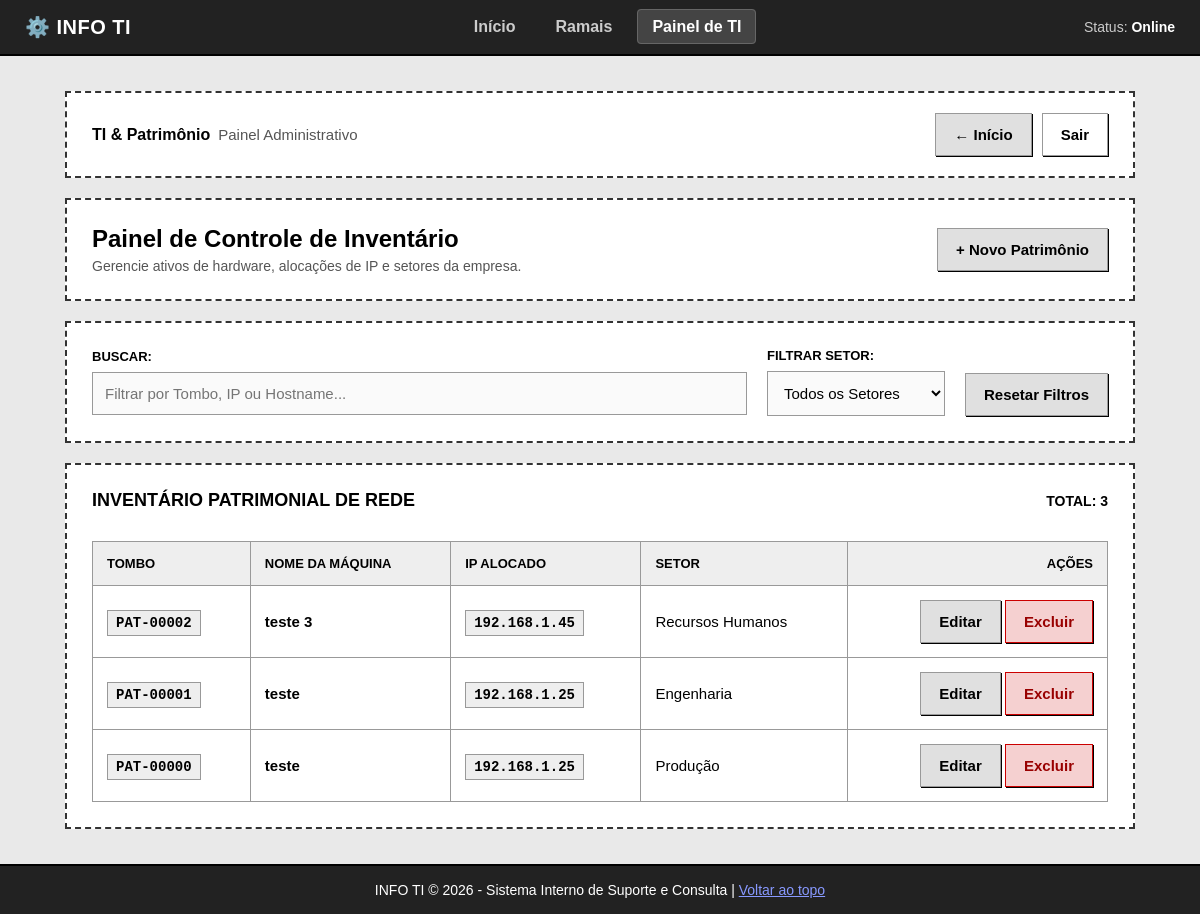
/painel/ (signed in), run on an earlier commit of the app's database.
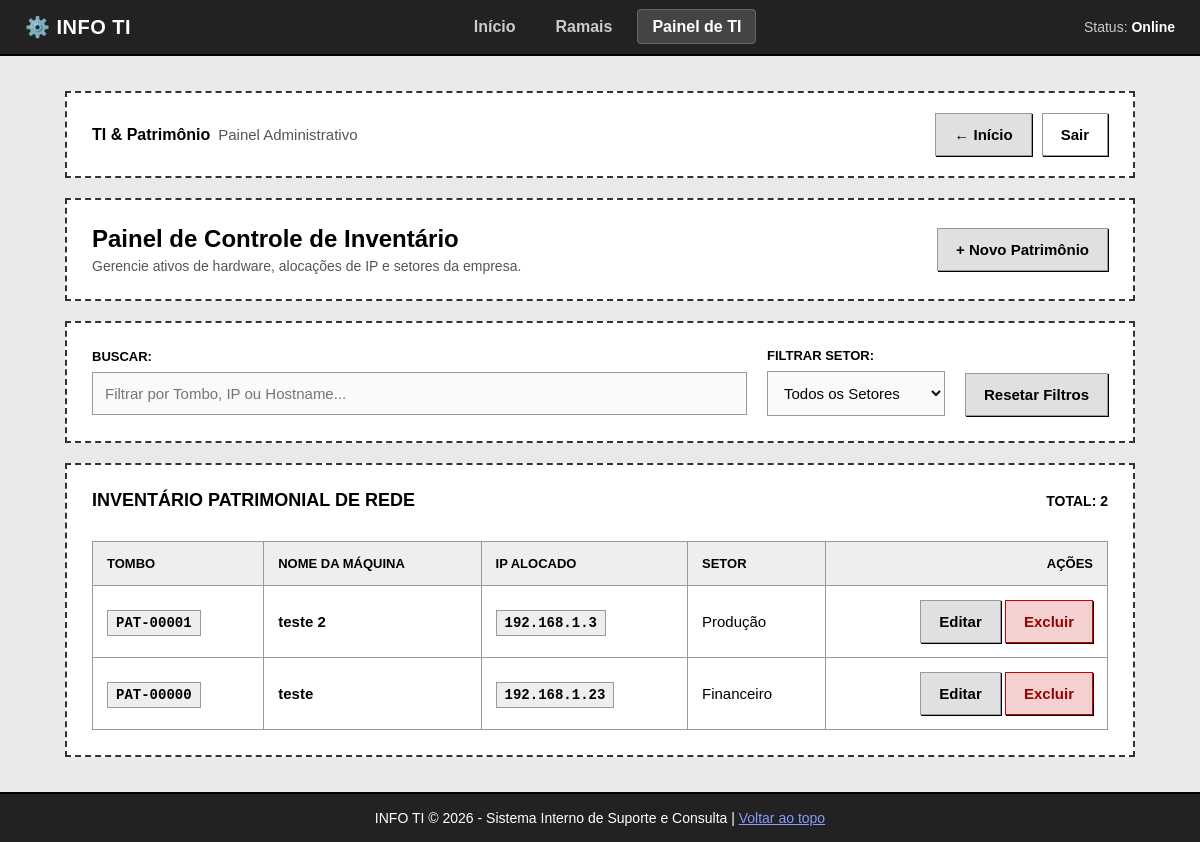
And on a later commit of the database.
### core/models.py (models this page shows, shortened)
class Equipamento(models.Model):
    tombo = models.CharField(max_length=6, unique=True, verbose_name="Tombo")
    nome_maquina = models.CharField(max_length=100, unique=True, verbose_name="Nome da Máquina")
    ip_alocado = models.IntegerField(verbose_name="IP Alocado (Final)")
    setor = models.CharField(max_length=50, verbose_name="Setor")

### core/views.py (the view, shortened to what this page needs)
# urls.py: path('painel/', views.painel_ti_view, name='painel_ti'),
@login_required(login_url='login_ti')
def painel_ti_view(request):
    equipamentos = Equipamento.objects.all().order_by('-id')
    context = {
        'equipamentos': equipamentos,
    }
    return render(request, 'core/painel.html', context)

### core/templates/core/painel.html (shortened to what this page needs)
<!DOCTYPE html>
<html lang="pt-BR">
<head>
</head>
<body id="topo">
  <nav class="navbar">
    <div class="logo">⚙️ INFO TI</div>
    <ul>
      <li><a href="{% url 'index' %}">Início</a></li>
      <li><a href="{% url 'ramais' %}">Ramais</a></li>
      <li><a href="{% url 'login_ti' %}" class="active">Painel de TI</a></li>
    </ul>
    <div class="user-info">
      Status: <span>Online</span>
    </div>
  </nav>
  <div class="wireframe-container">
    <div class="card-header">
      <div>
        <strong style="font-size: 16px;">TI & Patrimônio</strong><span style="font-size: 15px; color: #555; margin-left: 8px;">Painel Administrativo</span>
      </div>
      <div class="header-right">
        <a href="{% url 'index' %}" class="btn">← Início</a>
        <a href="{% url 'login_ti' %}" class="btn" style="background-color: #fff;">Sair</a>
      </div>
    </div>
    <div class="card-bloco">
      <div style="display: flex; justify-content: space-between; align-items: center; flex-wrap: wrap; gap: 15px;">
        <div>
          <h2 style="font-size: 24px; margin-bottom: 5px;">Painel de Controle de Inventário</h2>
          <p style="font-size: 14px; color: #555;">Gerencie ativos de hardware, alocações de IP e setores da empresa.</p>
        </div>
        <button type="button" id="btn-toggle-novo" onclick="toggleFormularioCadastro()">+ Novo Patrimônio</button>
      </div>
    </div>
    <div class="card-bloco">
      <div class="filtros-bar">
        <div class="busca-box form-group">
          <label for="filtro-busca">Buscar:</label>
          <input id="filtro-busca" onkeyup="filtrarInventario()" placeholder="Filtrar por Tombo, IP ou Hostname..." type="text">
        </div>
        <div class="form-group">
          <label for="filtro-setor">Filtrar Setor:</label>
          <select id="filtro-setor" onchange="filtrarInventario()">
            <option value="TODOS">Todos os Setores</option>
          </select>
        </div>
        <div style="align-self: flex-end;">
          <button type="button" onclick="resetFiltros()">Resetar Filtros</button>
        </div>
      </div>
    </div>
    <div class="card-bloco">
      <div style="display: flex; justify-content: space-between; align-items: center;">
        <div class="card-title" style="border: none; padding: 0;">
          Inventário Patrimonial de Rede
        </div>
        <span id="contador-linhas" style="font-size: 14px; font-weight: bold;">TOTAL: {{ equipamentos|length }}</span>
      </div>
      <table id="tabela-inventario">
        <thead>
          <tr>
            <th>Tombo</th>
            <th>Nome da Máquina</th>
            <th>IP Alocado</th>
            <th>Setor</th>
            <th class="text-right">Ações</th>
          </tr>
        </thead>
        <tbody id="inventario-body">
          {% for eq in equipamentos %}
          <tr>
            <td>
              <span class="tag-code">PAT-{{ eq.tombo }}</span>
            </td>
            <td><strong>{{ eq.nome_maquina }}</strong></td>
            <td>
              <span class="tag-code">192.168.1.{{ eq.ip_alocado }}</span>
            </td>
            <td>{{ eq.setor }}</td>
            <td class="text-right">
              <a href="{% url 'editar_patrimonio' eq.id %}" class="btn">Editar</a>
              <a href="{% url 'excluir_patrimonio' eq.id %}" class="btn btn-danger" onclick="return confirm('Tem certeza que deseja excluir?')">Excluir</a>
            </td>
          </tr>
          {% empty %}
          <tr>
            <td colspan="5" style="text-align: center; color: #666; padding: 20px;">Nenhum equipamento cadastrado no banco de dados.</td>
          </tr>
          {% endfor %}
        </tbody>
      </table>
    </div>
  </div>
  <footer class="footer">
    INFO TI © 2026 - Sistema Interno de Suporte e Consulta | <a href="#topo">Voltar ao topo</a>
  </footer>
</body>
</html>

### core/templates/core/painel.html (style rules this page uses)
* { box-sizing: border-box; margin: 0; padding: 0; }
body { font-family: Arial, Helvetica, sans-serif; background-color: #e9e9e9; color: #000; display: flex; flex-direction: column; min-height: 100vh; font-size: 16px; }
.navbar { background-color: #222222; color: #ffffff; padding: 15px 25px; display: flex; justify-content: space-between; align-items: center; border-bottom: 2px solid #000; }
.navbar .logo { font-weight: bold; font-size: 20px; letter-spacing: 0.5px; }
.navbar ul { display: flex; list-style: none; gap: 10px; }
.navbar a { color: #cccccc; text-decoration: none; font-size: 16px; font-weight: bold; padding: 8px 14px; border: 1px solid transparent; border-radius: 4px; }
.navbar a:hover, .navbar a.active { color: #ffffff; background-color: #444444; border: 1px solid #666666; }
.navbar .user-info { font-size: 14px; color: #ccc; }
.navbar .user-info span { color: #fff; font-weight: bold; }
.wireframe-container { width: 100%; max-width: 1100px; margin: 35px auto; padding: 0 15px; flex: 1; display: flex; flex-direction: column; gap: 20px; }
.card-header { border: 2px dashed #333; background-color: #ffffff; padding: 20px 25px; display: flex; justify-content: space-between; align-items: center; flex-wrap: wrap; gap: 15px; }
.header-right { display: flex; align-items: center; gap: 10px; }
.card-bloco { border: 2px dashed #333; background-color: #ffffff; padding: 25px; display: flex; flex-direction: column; gap: 20px; }
.card-title { font-size: 18px; font-weight: bold; text-transform: uppercase; border-bottom: 1px dashed #999; padding-bottom: 10px; }
.form-group { display: flex; flex-direction: column; gap: 8px; }
label { font-size: 13px; font-weight: bold; text-transform: uppercase; }
input, select { padding: 12px; border: 1px solid #999; background-color: #fafafa; font-size: 15px; width: 100%; }
button, .btn { padding: 12px 18px; border: 1px solid #999; background-color: #e0e0e0; cursor: pointer; font-size: 15px; font-weight: bold; text-align: center; text-decoration: none; color: #000; display: inline-block; box-shadow: 1px 1px 0px #000; }
.btn-danger { background-color: #f5d0d0; border-color: #cc0000; color: #990000; }
.filtros-bar { display: flex; justify-content: space-between; align-items: center; gap: 20px; flex-wrap: wrap; }
.busca-box { flex: 1; min-width: 280px; }
table { width: 100%; border-collapse: collapse; margin-top: 10px; }
th, td { border: 1px solid #999; padding: 14px; text-align: left; font-size: 15px; }
th { background-color: #eee; font-size: 13px; text-transform: uppercase; }
.tag-code { font-family: monospace; background-color: #eee; border: 1px solid #999; padding: 4px 8px; font-size: 14px; font-weight: bold; }
.text-right { text-align: right; }
.footer { background-color: #222222; color: #ffffff; border-top: 2px solid #000; padding: 16px; text-align: center; font-size: 14px; margin-top: auto; }
.footer a { color: #8899ff; text-decoration: underline; }

What changed in the data, as far as the page shows it:
removed Equipamento: tombo "00002", nome_maquina "teste 3", ip_alocado "45", setor "Recursos Humanos"
removed Equipamento: tombo "00001", nome_maquina "teste", ip_alocado "25", setor "Engenharia"
added Equipamento: tombo "00001", nome_maquina "teste 2", ip_alocado "3", setor "Produção"
changed Equipamento "teste": ip_alocado "25" → "23"; setor "Produção" → "Financeiro"
Also different on the page:
{{ equipamentos|length }}: "3" → "2"
